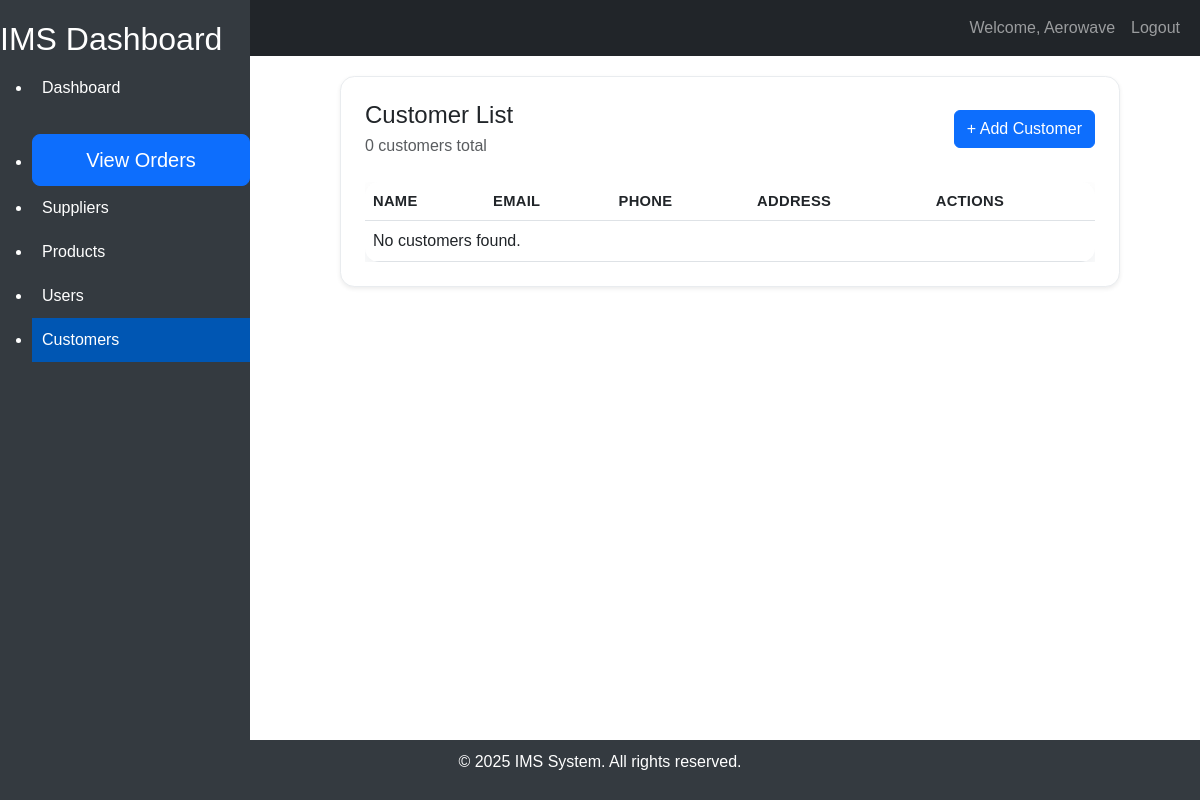
The page /customer/customers/ (signed in) on the database as committed earlier.
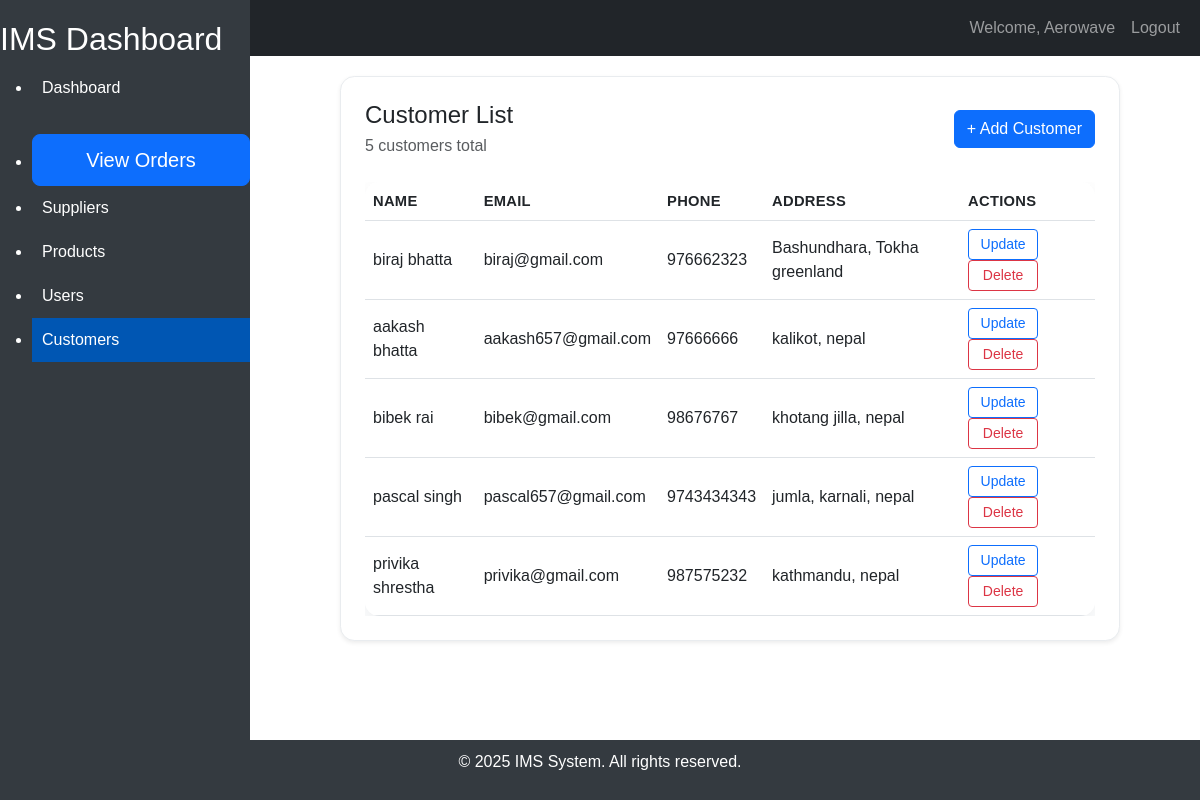
The same page on the database as committed later.
### customer/models.py (models this page shows, shortened)
class Customer(models.Model):
    id = models.AutoField(primary_key=True)
    name = models.CharField(max_length=100)
    email = models.EmailField(unique=True)
    phone = models.CharField(max_length=15, blank=True,null=True)
    password =models.CharField(max_length=100)
    created_at = models.DateTimeField(auto_now_add=True)
    updated_at = models.DateTimeField(auto_now=True)
    address = models.TextField(blank=True,null=True)
    class Meta:
        db_table = 'customers'
        verbose_name = 'customer'
        verbose_name_plural= 'customers'

### customer/views.py (the view)
# urls.py: path('customers/', CustomerListView.as_view(), name='customer-list'),
class CustomerListView(SessionLoginRequiredMixin, ListView):
    model = Customer
    context_object_name = 'customers'
    template_name = 'customer_list.html'

### home/mixins.py (called while the page is built)
    def dispatch(self, request, *args, **kwargs):
        if not request.session.get("user_id"):
            return redirect_to_login(request.get_full_path(), "login")
        return super().dispatch(request, *args, **kwargs)

### customer/template/customer_list.html
{% extends "home/base.html" %}
{% block content %}
<div class="app-card shadow-sm p-4">
    <div class="section-header d-flex justify-content-between mb-4">
        <div>
            <h2 class="h4 mb-1">Customer List</h2>
            <span class="text-muted">{{ customers|length }} customer{{ customers|length|pluralize }} total</span>
        </div>
        <a href="{% url 'customer-create' %}" class="btn btn-primary">+ Add Customer</a>
    </div>
    <div class="table-responsive">
<table class="table table-hover app-table mb-0">
    <thead>
        <tr><th>Name</th><th>Email</th><th>Phone</th><th>Address</th><th>Actions</th></tr>
    </thead>
    <tbody>
        {% for customer in customers %}
        <tr>
            <td data-label="Name">{{ customer.name }}</td><td data-label="Email">{{ customer.email }}</td><td data-label="Phone">{{ customer.phone }}</td><td data-label="Address">{{ customer.address }}</td>
            <td data-label="Actions"><a href="{% url 'customer-update' customer.pk %}" class="btn btn-sm btn-outline-primary">Update</a> <a href="{% url 'customer-delete' customer.pk %}" class="btn btn-sm btn-outline-danger">Delete</a></td>
        </tr>
        {% empty %}
        <tr><td colspan="5">No customers found.</td></tr>
        {% endfor %}
    </tbody>
</table>
    </div>
</div>
{% endblock %}

Rows that differ between the two databases and show on the page:
added Customer: name "biraj bhatta", email "biraj@gmail.com", phone "976662323", address "Bashundhara, Tokha greenland"
added Customer: name "aakash bhatta", email "aakash657@gmail.com", phone "97666666", address "kalikot, nepal"
added Customer: name "bibek rai", email "bibek@gmail.com", phone "98676767", address "khotang jilla, nepal"
added Customer: name "pascal singh", email "pascal657@gmail.com", phone "9743434343", address "jumla, karnali, nepal"
added Customer: name "privika shrestha", email "privika@gmail.com", phone "987575232", address "kathmandu, nepal"
Other text that changed with them:
{{ customers|length }}: "0" → "5"
text no longer shown: "No customers found."
